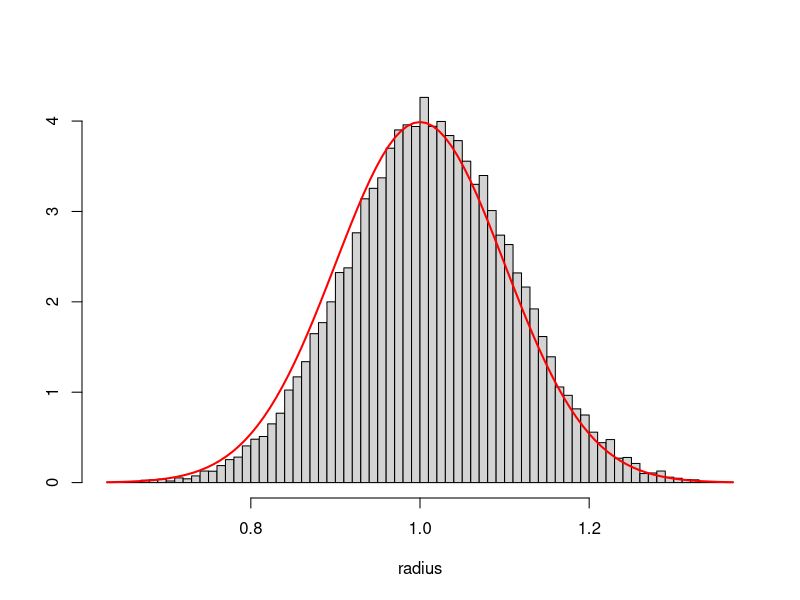
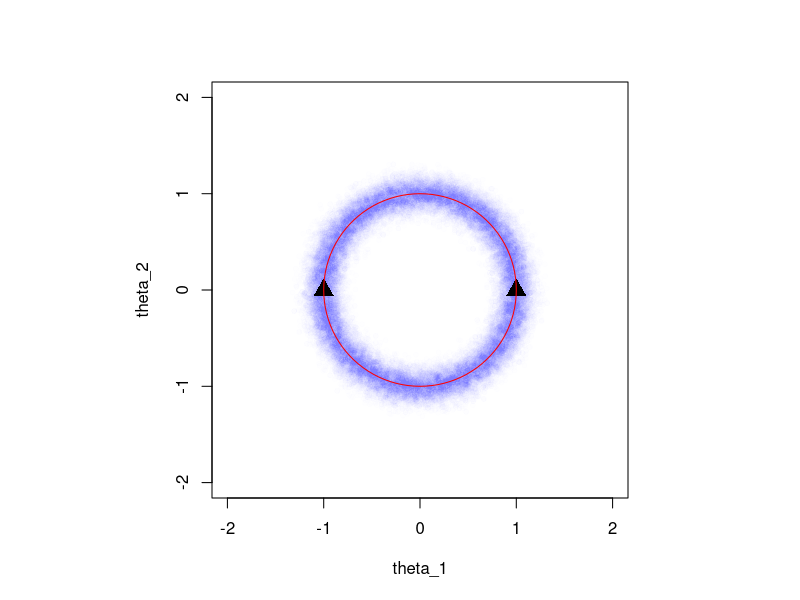

R code for these plots, in order:
## ---- chunk 1
# clear workspace
rm(list=ls())

# set random seed
set.seed(5873)
## ---- chunk 2
# log-likelihood function
log_p_theta = function(theta) {
  theta_1 = theta[1]
  theta_2 = theta[2]
  radius = sqrt(theta_1 ^ 2 + theta_2 ^ 2)
  log_like = dnorm(radius, mu, sigma, log = TRUE)
  return(log_like)
}

# gradient of log-likelihood function
gradient_theta = function(theta) {
  theta_1 = theta[1]
  theta_2 = theta[2]
  radius = sqrt(theta_1 ^ 2 + theta_2 ^ 2)
  d_theta_1 = - (theta_1 * (radius - 1)) / (sigma^2 * radius)
  d_theta_2 = - (theta_2 * (radius - 1))/ (sigma^2 * radius)
  return( c(d_theta_1, d_theta_2) )
}

# hmc_iteration
hmc_iteration = function(theta, epsilon, L, M) {
  M_inv = 1/M
  phi = rnorm(2, 0, sqrt(M))
  theta_old = theta
  log_p_old = log_p_theta(theta) - 0.5 * sum(M_inv * phi^2)
  phi = phi + 0.5 * epsilon * gradient_theta(theta)
  for (t in 1:L) {
    theta = theta + epsilon * M_inv * phi
    phi = phi + (if (t==L) 0.5 else 1) * epsilon * gradient_theta(theta)
  }
  log_p_star = log_p_theta(theta) - 0.5 * sum(M_inv * phi^2)
  r = exp(log_p_star - log_p_old)
  if (is.nan(r)) r = 0
  p_jump = min(r,1)
  if (runif(1) < p_jump) {
    theta_new = theta
    accept = 1 }
  else {
    theta_new = theta_old
    accept = 0
  }
  return(list(theta = theta_new, p_jump = p_jump, accept = accept))
}



# hmc run wrapper
hmc_run = function(starting_values, iter, epsilon, L, M) {
  chains = nrow(starting_values)
  d = ncol(starting_values)
  sims = array(NA, c(iter, chains, d),
               dimnames = list(NULL, NULL, colnames(starting_values)))
  p_jump = array(NA, c(iter, chains))
  accept = array(NA, c(iter, chains))
    warmup = 0.5 * iter
  for (j in 1:chains) {
    theta = starting_values[j,]
    for (t in 1:iter) {
      temp = hmc_iteration(theta, epsilon, L, M)
      p_jump[t,j] = temp$p_jump
      sims[t,j,] = temp$theta
      accept[t,j] = temp$accept
      theta = temp$theta #### KEY MISSING
    }
  }
  cat("Avg acceptance probs:",
      round(colMeans(p_jump[(warmup+1):iter,]),2), "\n")
  return(list(sims = sims[(warmup+1):iter,,], 
              p_jump = p_jump[(warmup+1):iter,],
              accept = accept[(warmup+1):iter,]))
}

## ---- chunk 3

# example parameters
sigma = 0.1
mu = 1

epsilon = 0.05
L = 10


parameter_names = c("theta_1", "theta_2")
d = length(parameter_names)
chains = 2

mass_vector = c(sigma, sigma)

starts = array(NA, c(chains, d),
               dimnames = list(NULL, parameter_names))
starts[1,] = c(1,0)
starts[2,] = - starts[1,]


# sample
M1 = hmc_run(starting_values = starts,
             iter = 50000,
             epsilon = epsilon,
             L = L,
             M = mass_vector)
## ---- chunk 4
xSamples = as.vector(M1$sims[,,1])
ySamples = as.vector(M1$sims[,,2])
radiusSamples = sqrt(xSamples ^ 2 + ySamples ^ 2)

#plot radius histogram
hist(radiusSamples, breaks = 100, prob= TRUE, main = "", xlab="radius", ylab="")
curve(dnorm(x, mu, sigma), col = "red", add=TRUE, lwd=2)
## ---- chunk 5
#plot samples with small fraction of actual jumps
library("plotrix")
par(pty="s")
plot(1, type="n", 
     xlab="theta_1", ylab="theta_2", 
     xlim=c(-2,2), ylim=c(-2,2))

#points(M1$sims[1:10,1,1],M1$sims[1:10,1,2], type="l")

points(xSamples,ySamples,
       col=rgb(red=0.0, green=0.0, blue=1.0, alpha=0.005),
       pch = 20)
for (n in 1:nrow(starts)) {
  points(starts[n,1], starts[n,2],pch = 17,col="black", cex = 2, lty=3)
}
draw.circle(0,0,mu, border="red")
